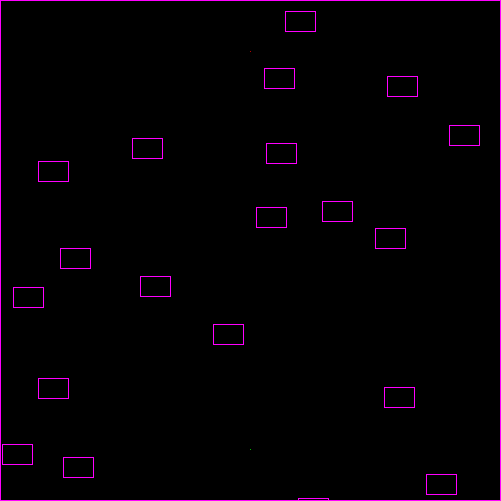
Frame 1 (no input)
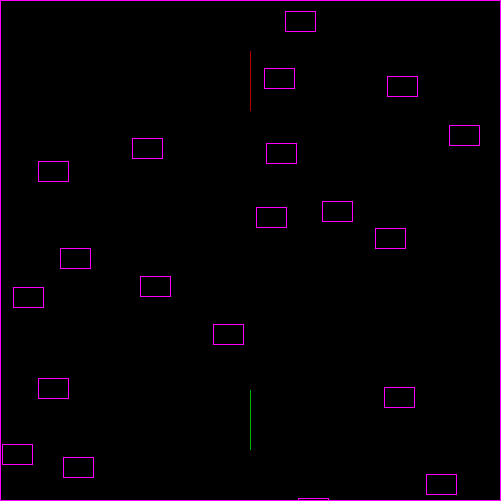
Frame 60 (the mouse pressed at the canvas centre just before this capture)
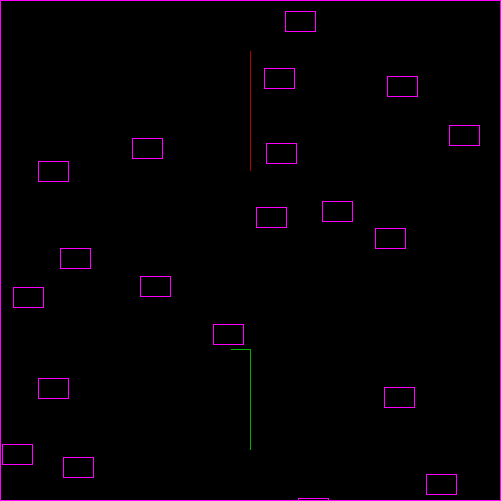
Frame 120 (the mouse held since frame 60 and released just before this capture)

The Processing sketch that drew these frames (run headless with seeded random() and noise(); from frame 60 on, the mouse is pressed at the canvas centre):

// Processing sketch: processing_77778
// ── processing_77778.pde

//Martin C, CP1, Mods 4-5
//Tron

int x = 250;
int y = 50;
int dir = DOWN;
int cx = 250;
int cy = 450;
int cdir = UP;
int[] rectx = new int[20];
int[] recty = new int[20];
boolean gameOverComp = false;
boolean gameOverPlayer = false;

void setup() {
  frameRate(120);
  size(501, 501);
  background(0);
  //border
  stroke(255, 0, 255);
  noFill();
  strokeWeight(1); 
  rect(0,0,500,500);
  rect(213, 324, 30, 20);
  rect(322, 201, 30, 20);
  rect(384, 387, 30, 20);
  rect(375, 228, 30, 20);
  rect(13, 287, 30, 20);
  rect(132, 138, 30, 20);
  rect(2, 444, 30, 20);
  rect(38, 161, 30, 20);
  rect(387, 76, 30, 20);
  rect(449, 125, 30, 20);
  rect(38, 378, 30, 20);
  rect(298, 498, 30, 20);
  rect(140, 276, 30, 20);
  rect(264, 68, 30, 20);
  rect(285, 11, 30, 20);
  rect(426, 474, 30, 20);
  rect(266, 143, 30, 20);
  rect(256, 207, 30, 20);
  rect(63, 457, 30, 20);
  rect(60, 248, 30, 20);
  //preload font
  text("load", -500, -500);
  stroke(0);
  point(240, 200);
}

void draw() {
  if (gameOverComp) {
    text("YOU WIN, CLICK TO PLAY AGAIN", 250, 190);
    if (mousePressed) {
      gameOverComp = false;
      x = 250;
      y = 50;
      dir = DOWN;
      cx = 250;
      cy = 450;
      cdir = UP;
      setup();
    }
  } 
  else if (gameOverPlayer) {
    text("YOU LOSE, CLICK TO PLAY AGAIN", 250, 190);
    if (mousePressed) {
      gameOverPlayer = false;
      x = 250;
      y = 50;
      dir = DOWN;
      cx = 250;
      cy = 450;
      cdir = UP;
      setup();
    }
  } 
  else {
    human();
    ai();
    computer();
  }
}

void human() {
  if (dir == UP) {
    y--;
  } 
  else if (dir == DOWN) {
    y++;
  } 
  else if (dir == LEFT) {
    x--;
  } 
  else if (dir == RIGHT) {
    x++;
  } 
  if (get(x, y) != color(0)) {
    gameOverPlayer = true;
  }  
  strokeWeight(1);
  stroke(255, 0, 0);
  point(x, y);
}

void keyPressed() {
  if (key == 'w' && dir != DOWN) {
    dir = UP;
  }
  else if (key == 's' && dir != UP) {
    dir = DOWN;
  }
  else if (key == 'a' && dir != RIGHT) {
    dir = LEFT;
  }
  else if (key == 'd' && dir != LEFT) {
    dir = RIGHT;
  }
}

void computer() {
  if (cdir == UP) {
    cy--;
  } 
  else if (cdir == DOWN) {
    cy++;
  } 
  else if (cdir == LEFT) {
    cx--;
  } 
  else if (cdir == RIGHT) {
    cx++;
  } 
  if (get(cx, cy) != color(0)) {
    gameOverComp = true;
  }  
  strokeWeight(1);
  stroke(0, 255, 0);
  point(cx, cy);
}

int time = 0;

void ai() {

  int rand = int(random(4));

  if (get(cx+1, cy) != color(0) && cdir == RIGHT) {
    cdir = DOWN;
  }
  else if (get(cx-1, cy) != color(0) && cdir == LEFT) {
    cdir = UP;
  }
  else if (get(cx, cy-1) != color(0) && cdir == UP) {
    cdir = RIGHT;
  }
  else if (get(cx, cy+1) != color(0) && cdir == DOWN) {
    cdir = LEFT;
  }

  else if (time > 100) {
    if (rand == 0 && cdir != DOWN && get(cx, cy-1) == color(0)) {
      cdir = UP;
    }
    if (rand == 1 && cdir != UP && get(cx, cy+1) == color(0)) {
      cdir = DOWN;
    }
    if (rand == 2 && cdir != RIGHT && get(cx-1, cy) == color(0)) {
      cdir = LEFT;
    }
    if (rand == 3 && cdir != LEFT && get(cx+1, cy) == color(0)) {
      cdir = RIGHT;
    }
    time = 0;
  }

  time++;
}
